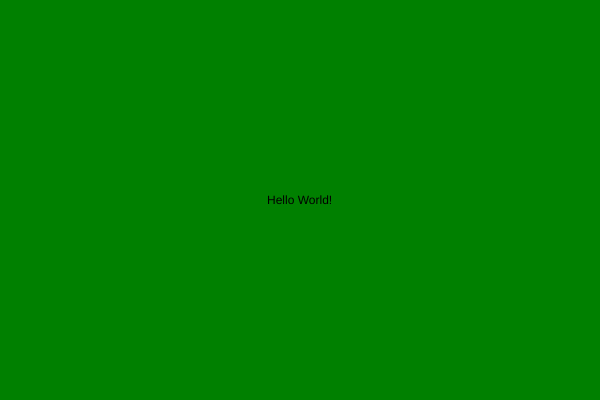
Frame 1 (no input)
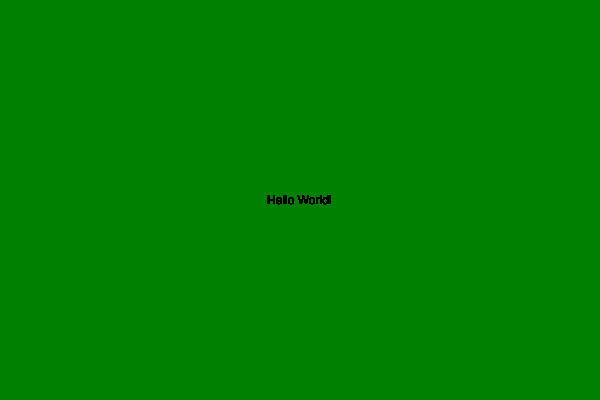
Frame 60 (no input)
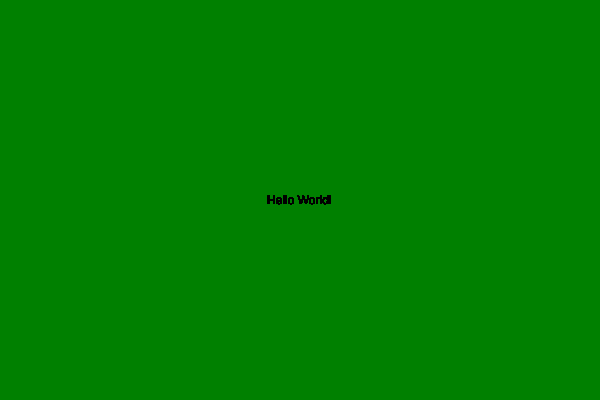
Frame 120 (the mouse pressed at the canvas centre since frame 60)

The p5.js sketch that drew these frames (run headless with seeded random() and noise() and a simulated clock; from frame 60 on, the mouse is pressed at the canvas centre):

// p5.js sketch
// ── sketch.js
function setup() {

    createCanvas(600, 400);
    background('green');

}
function draw() {

    text("Hello World!", 267, 204);
}
